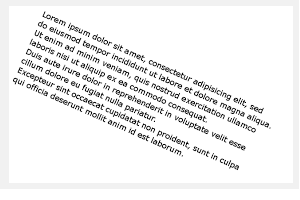
#> input picture orc_test/images/image4.png, 300 x 200 px, found by its file name
$ python orc_test.py
#> lines starting #> are read from the running program, lines starting #| are printed output that depends on the picture; after the words box and inside, x2 and y2 are one past the last pixel; in counts of white or black regions, pixels touching at a corner belong together
import re
import cv2
import numpy as np
import pytesseract
from pytesseract import Output
from matplotlib import pyplot as plt
from PIL import Image
import tempfile
import imutils
IMG_DIR = 'images/'
#preprocess

#scaling
def set_image_dpi(file_path):
    # load an image
#> called with file_path = 'images\\image4.png'
    img = cv2.imread(file_path)
#> img is the input picture: shape (200, 300, 3); min 0, max 255, mean 240
    # get x, y of the image
    length_y = img.shape[0]
#> length_y = 200
    length_x = img.shape[1]
#> length_x = 300
    print('x: ', length_x, ', y: ', length_y)
#| x:  300 , y:  200
    # formula to create factor
    factor = min(1, float(320.0/length_x))
#> factor = 1
    size = int(factor * length_x), int(factor*length_y)
#> size = (300, 200)
    # resize the image
    im_resized = cv2.resize(img, (size))
    cv2.imshow("orign: ", img)
    print('x resize: ', im_resized.shape[1], ', y resize: ', im_resized.shape[0])
#| x resize:  300 , y resize:  200

    # create new img file and write the im_resized to it
    cv2.imwrite('images\image5.png', im_resized)
    cv2.imshow("resized: ", im_resized)
    cv2.waitKey(0)
    return im_resized

rescaleImg = set_image_dpi('images\image4.png')

# skew correction
def skew_correction(image):
    gray = cv2.cvtColor(image, cv2.COLOR_BGR2GRAY)
    gray = cv2.bitwise_not(gray)
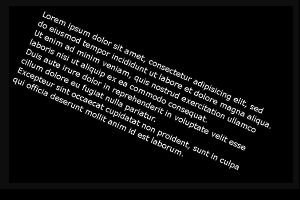
#> gray: shape (200, 300); min 0, max 255, mean 15
    # threshold the image, setting all foreground pixels to
    # 255 and all background pixels to 0
    thresh = cv2.threshold(gray, 0, 255,
        cv2.THRESH_BINARY | cv2.THRESH_OTSU)[1]
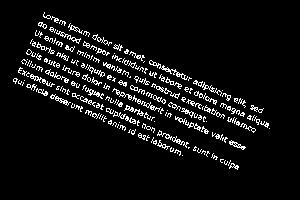
#> thresh: shape (200, 300); 6.8% white in thin lines or dots, all inside (x1, y1, x2, y2) = (13, 12, 270, 170)

    # grab the (x, y) coordinates of all pixel values that
    # are greater than zero, then use these coordinates to
    # compute a rotated bounding box that contains all
    # coordinates
    coords = np.column_stack(np.where(thresh > 0))
#> coords = 4072 pairs, first value 12 to 169, second value 13 to 269
    angle = cv2.minAreaRect(coords)[-1]
#> angle = -23.7
    # the `cv2.minAreaRect` function returns values in the
    # range [-90, 0); as the rectangle rotates clockwise the
    # returned angle trends to 0 -- in this special case we
    # need to add 90 degrees to the angle
    if angle < -45:
        angle = -(90 + angle)
    # otherwise, just take the inverse of the angle to make
    # it positive
    else:
        angle = -angle
#> angle = 23.7

    # rotate the image to deskew it
    (h, w) = image.shape[:2]
#> h = 200; w = 300
    center = (w // 2, h // 2)
#> center = (150, 100)
    M = cv2.getRotationMatrix2D(center, angle, 1.0)
#> M = [[0.916, 0.402, -27.55], [-0.402, 0.916, 68.73]]
    rotated = cv2.warpAffine(image, M, (w, h),
        flags=cv2.INTER_CUBIC, borderMode=cv2.BORDER_REPLICATE)
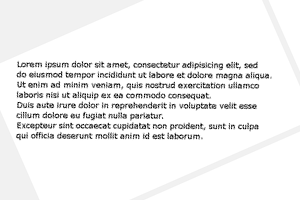
#> rotated: shape (200, 300, 3); min 0, max 255, mean 239.1
    # draw the correction angle on the image so we can validate it
    # cv2.putText(rotated, "Angle: {:.2f} degrees".format(angle),
    #     (10, 30), cv2.FONT_HERSHEY_SIMPLEX, 0.7, (0, 0, 255), 2)
    # show the output image
    print("[INFO] angle: {:.3f}".format(angle))
#| [INFO] angle: 23.703
    cv2.imshow("Input", image)
    cv2.imshow("Rotated", rotated)
    cv2.waitKey(0)
    return rotated

rotatedImg = skew_correction(rescaleImg)

# get grayscale image
def get_grayscale(image):
    return cv2.cvtColor(image, cv2.COLOR_BGR2GRAY)

# noise removal
def remove_noise(image):
    return cv2.medianBlur(image,5)

#thresholding
def thresholding(image):
    return cv2.threshold(image, 0, 255, cv2.THRESH_BINARY + cv2.THRESH_OTSU)[1]
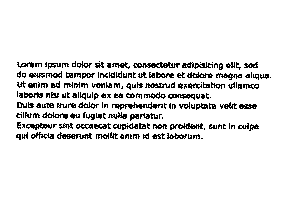
#> returned value: shape (200, 300); 91.5% white; black in thin lines or dots, all inside (x1, y1, x2, y2) = (16, 61, 271, 140)

#dilation
def dilate(image):
    kernel = np.ones((5,5),np.uint8)
    return cv2.dilate(image, kernel, iterations = 1)

#erosion
def erode(image):
    kernel = np.ones((5,5),np.uint8)
    return cv2.erode(image, kernel, iterations = 1)

#opening - erosion followed by dilation
def opening(image):
    kernel = np.ones((5,5),np.uint8)
    return cv2.morphologyEx(image, cv2.MORPH_OPEN, kernel)
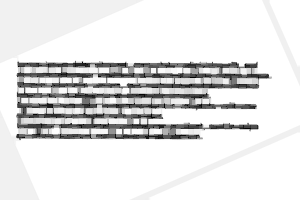
#> returned value: shape (200, 300); min 0, max 255, mean 225.9

#canny edge detection
def canny(image):
    return cv2.Canny(image, 100, 200)
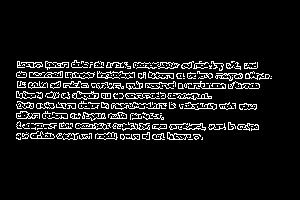
#> returned value: shape (200, 300); 8.1% white in thin lines or dots, all inside (x1, y1, x2, y2) = (16, 60, 272, 140)

#template matching
def match_template(image, template):
    return cv2.matchTemplate(image, template, cv2.TM_CCOEFF_NORMED)

b,g,r = cv2.split(rotatedImg)
rgb_img = cv2.merge([r,g,b])
plt.imshow(rgb_img)
plt.title('AUREBESH ORIGINAL IMAGE')
plt.show()

gray = get_grayscale(rotatedImg)
thresh = thresholding(gray)
opening = opening(gray)
canny = canny(gray)
images = {'gray': gray,
          'thresh': thresh,
          'opening': opening,
          'canny': canny}

fig = plt.figure(figsize=(13,13))
ax = []

rows = 2
columns = 2
keys = list(images.keys())
#> keys = ['gray', 'thresh', 'opening', 'canny']
for i in range(rows*columns):
    ax.append( fig.add_subplot(rows, columns, i+1) )
    ax[-1].set_title('AUREBESH - ' + keys[i])
    plt.imshow(images[keys[i]], cmap='gray')
    plt.title('Image ' + keys[i])
    plt.show()
#> after the loop, ax = 4 items

custom_config = r'--oem 3 --psm 6'
print('-----------------------------------------')
print('TESSERACT OUTPUT --> ORIGINAL IMAGE')
print('-----------------------------------------')
print(pytesseract.image_to_string(rotatedImg, config=custom_config))
#> (this line was passed over: pytesseract is not available in this run)
print('\n-----------------------------------------')
print('TESSERACT OUTPUT --> THRESHOLDED IMAGE')
print('-----------------------------------------')
print(pytesseract.image_to_string(rotatedImg, config=custom_config))
#> (this line was passed over: pytesseract is not available in this run)
print('\n-----------------------------------------')
print('TESSERACT OUTPUT --> OPENED IMAGE')
print('-----------------------------------------')
print(pytesseract.image_to_string(rotatedImg, config=custom_config))
#> (this line was passed over: pytesseract is not available in this run)
print('\n-----------------------------------------')
print('TESSERACT OUTPUT --> CANNY EDGE IMAGE')
print('-----------------------------------------')
print(pytesseract.image_to_string(rotatedImg, config=custom_config))
#> (this line was passed over: pytesseract is not available in this run)

$ run again, with orc_test/images/image2.jpg saved as orc_test/images/image4.png
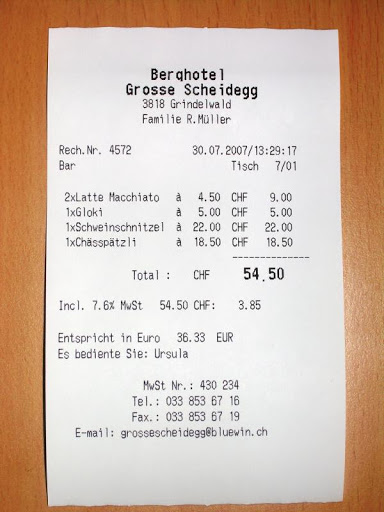
#> input picture orc_test/images/image2.jpg, 384 x 512 px, found by its file name
#> in set_image_dpi, img is the input picture: shape (512, 384, 3); mean B, G, R 179.2, 193.3, 213.6
#| x:  384 , y:  512
#| x resize:  320 , y resize:  426
#> in skew_correction, `thresh = cv2.threshold(gray, 0, 255, cv2.THRESH_BINARY | cv2.THRESH_OT..`:
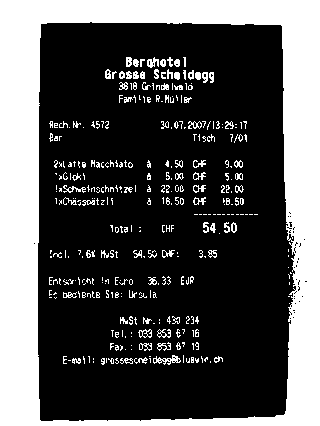
#> thresh: shape (426, 320); 32.1% white; 346 white regions (256 under 20 px), largest, box (x1, y1, x2, y2) and area: (0, 0, 320, 426) 38340, (153, 355, 181, 365) 123, (147, 57, 159, 68) 77
#> coords = 43766 pairs, first value 0 to 425, second value 0 to 319
#> in skew_correction, `angle = cv2.minAreaRect(coords)[-1]`: angle = -90
#> in skew_correction, `angle = -(90 + angle)`: angle = 0
#> M = [[1, 0, 0], [0, 1, 0]]
#| [INFO] angle: -0.000
#> in canny, `return cv2.Canny(image, 100, 200)`:
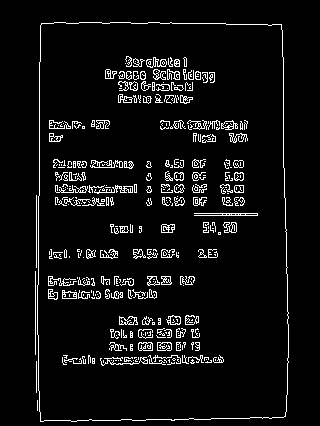
#> returned value: shape (426, 320); 6.2% white in thin lines or dots, all inside (x1, y1, x2, y2) = (35, 22, 289, 422)
#> keys = ['gray', 'thresh', 'opening', 'canny']
#> after the loop `for i in range(rows*columns):`: ax = 4 items
